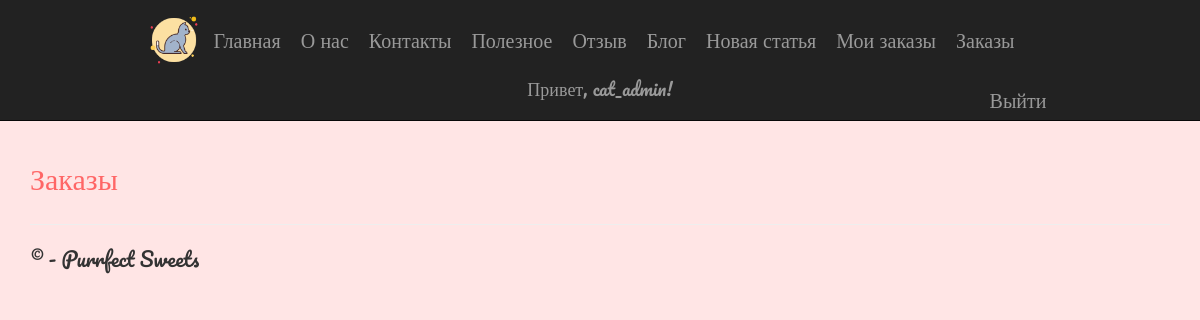
The page /manager_orders/ (signed in) on the database as committed earlier.
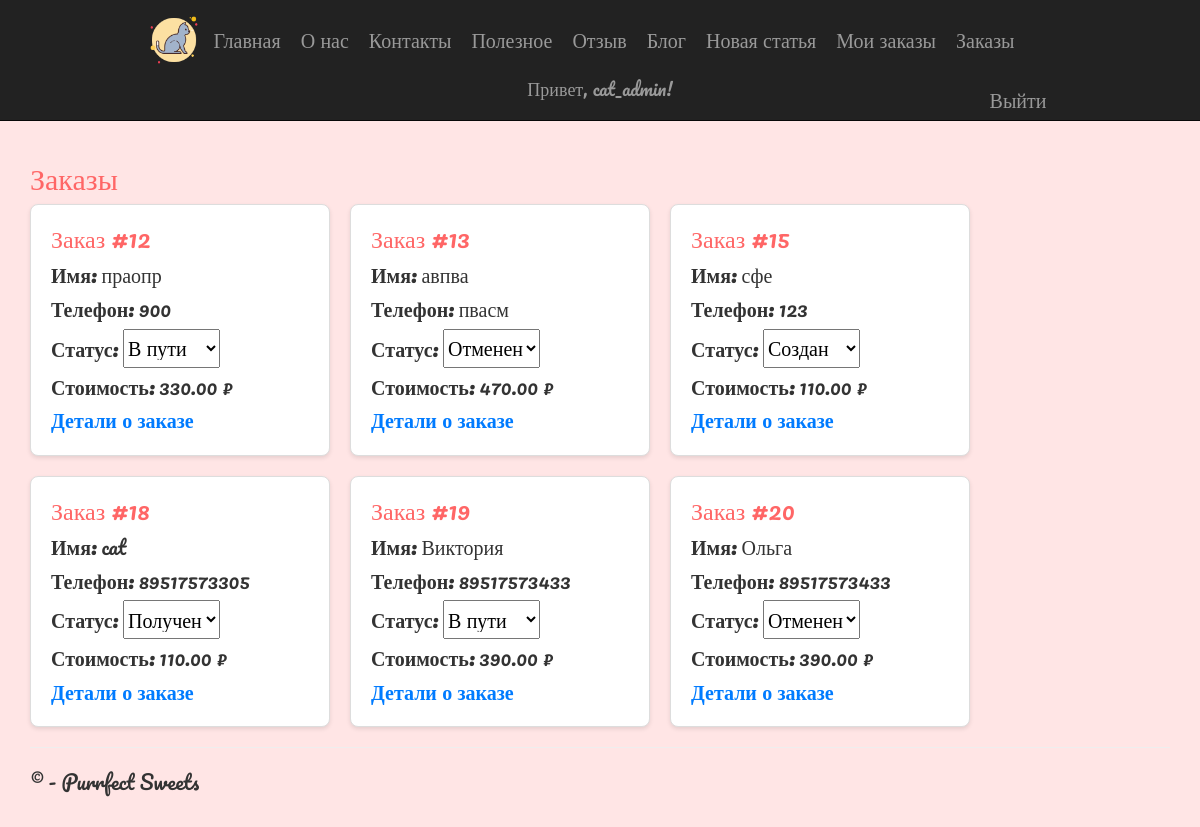
The same page on the database as committed later.
### app/models.py (models this page shows, shortened)
class Order(models.Model):
    STATUS_CHOICES = [
        ('created', 'Создан'),
        ('in_transit', 'В пути'),
        ('received', 'Получен'),
        ('cancelled', 'Отменен'),
    ]
    user = models.ForeignKey(User, on_delete=models.CASCADE, verbose_name="Пользователь")
    name = models.CharField(max_length=100, verbose_name="Имя")
    phone = models.CharField(max_length=15, verbose_name="Телефон")
    payment_method = models.CharField(max_length=10, choices=[('cash', 'Наличные'), ('card', 'Карта')], verbose_name="Способ оплаты")
    created_at = models.DateTimeField(auto_now_add=True, verbose_name="Дата создания")
    status = models.CharField(max_length=20, choices=STATUS_CHOICES, default='created', verbose_name="Статус заказа")
    total_amount = models.DecimalField(max_digits=10, decimal_places=2, verbose_name="Итоговая сумма")
    class Meta:
        verbose_name = "Заказ"
        verbose_name_plural = "Заказы"

### app/views.py (the view)
# urls.py: path('manager_orders/', views.manager_orders, name='manager_orders'),
@staff_member_required
def manager_orders(request):
    orders = Order.objects.all()
    return render(request, 'app/manager_orders.html', {'orders': orders})

### app/templates/app/manager_orders.html (shortened to what this page needs)
{% extends "app/layout.html" %}
{% block content %}
<h2>Заказы</h2>
<div class="orders-container">
    {% for order in orders %}
    <div class="order-card">
        <h3>Заказ #{{ order.id }}</h3>
        <p><strong>Имя:</strong> {{ order.name }}</p>
        <p><strong>Телефон:</strong> {{ order.phone }}</p>
        <p>
            <strong>Статус:</strong>
            <select class="status-select" data-order-id="{{ order.id }}">
                {% for status_choice in order.STATUS_CHOICES %}
                <option value="{{ status_choice.0 }}" {% if status_choice.0 == order.status %}selected{% endif %}>{{ status_choice.1 }}</option>
                {% endfor %}
            </select>
        </p>
        <p><strong>Стоимость:</strong> {{ order.total_amount }} ₽</p>
        <details>
            <summary>Детали о заказе</summary>
        </details>
    </div>
    {% endfor %}
</div>
{% endblock %}

### app/templates/app/layout.html (shortened to what this page needs)
<!DOCTYPE html>
<html>
<head>
    {% load static %}
    <link rel="stylesheet" type="text/css" href="{% static 'app/content/bootstrap.min.css' %}" />
    <link rel="stylesheet" type="text/css" href="{% static 'app/content/site.css' %}" />
</head>
<body>
    <div class="navbar navbar-inverse navbar-fixed-top">
        <div class="container-fluid">
            <div class="navbar-header">
                <a href="/" class="navbar-brand"> <img src="{% static 'app/content/logo.png' %}" alt="logo" /> </a>
            </div>
            <div class="navbar-collapse collapse">
                {% load custom_filters %}
                <ul class="nav navbar-nav">
                    <li><a href="{% url 'home' %}">Главная</a></li>
                    <li><a href="{% url 'about' %}">О нас</a></li>
                    <li><a href="{% url 'contact' %}">Контакты</a></li>
                    <li><a href="{% url 'links' %}">Полезное</a></li>
                    <li><a href="{% url 'anketa' %}">Отзыв</a></li>
                    <li><a href="{% url 'blog' %}">Блог</a></li>
                    {% if user.is_superuser %}
                    <li><a href="{% url 'newpost' %}">Новая статья</a></li>
                    {% endif %}
                    {% if  user.is_authenticated %}
                    <li><a href="{% url 'my_orders' %}">Мои заказы</a></li>
                    {% endif %}
                    {% if user.is_superuser or user|in_group:'Менеджер' %}
                    <li><a href="{% url 'manager_orders' %}">Заказы</a></li>
                    {% endif %}
                </ul>
                {% include 'app/loginpartial.html' %}
            </div>
        </div>
    </div>
    <div class="container body-content">
        {% block content %}{% endblock %}
        <hr />
        <footer>
            <p>&copy; {{ year }} - Purrfect Sweets</p>
        </footer>
    </div>
</body>
</html>

### app/templates/app/loginpartial.html (shortened to what this page needs)
﻿{% if user.is_authenticated %}
<form id="logoutForm" action="/logout/" method="post" class="navbar-right">
    <ul class="nav navbar-nav navbar-right">
        <li><a href="javascript:document.getElementById('logoutForm').submit()">Выйти</a></li>
    </ul>
</form>
<div class="navbar-center">
    <span class="navbar-brand"> Привет, {{ user.username }}!</span>
</div>
{% else %}
<ul class="nav navbar-nav navbar-right">
    <li><a href="{% url 'login' %}">Войти</a></li>
</ul>
{% endif %}

### app/static/app/content/site.css (style rules this page uses)
body { font-family: 'Pacifico', cursive; background-color: #FFE5E5; color: #333; margin: 0; padding: 0; padding-top: 80px; padding-bottom: 20px; font-size: 20px; }
h1, h2, h3, h4, h5, h6 { font-family: 'Pacifico', cursive; color: #FF6666 }
.body-content { padding-left: 15px; padding-right: 15px; }
input, select, textarea { max-width: 280px; }
.navbar { min-height: 80px; width: 100%; display: flex; justify-content: space-between; align-items: center; }
.navbar-brand { padding: 0; height: 80px; display: flex; align-items: center; }
.navbar-brand img { height: auto; max-height: 60px; display: inline-block; }
.navbar-nav > li > a { padding-top: 30px; padding-bottom: 10px; padding-left: 10px; padding-right: 10px; }
.navbar-fixed-top { position: sticky; top: 0; margin-top: -80px; }
.navbar-center { position: absolute; left: 50%; transform: translateX(-50%); display: flex; align-items: center; height: 100%; }
.navbar-center .navbar-brand { margin: 0; padding: 0; display: flex; align-items: center; }
:root { --primary: #ff9ecd; --secondary: #ffd6e7; --accent: #ff7bac; --text: #4a4a4a; }
.orders-container { display: flex; flex-wrap: wrap; gap: 20px; }
.order-card { border: 1px solid #ddd; border-radius: 8px; padding: 20px; width: 300px; box-shadow: 0 2px 4px rgba(0, 0, 0, 0.1); background-color: #fff; }
.order-card h3 { margin-top: 0; }
.order-card p { margin: 5px 0; }
details summary { cursor: pointer; font-weight: bold; color: #007bff; }

Rows that differ between the two databases and show on the page:
added Order: id "12", name "праопр", phone "900", status+id "В пути", total_amount "330.00"
added Order: id "13", name "авпва", phone "пвасм", status+id "Отменен", total_amount "470.00"
added Order: id "15", name "сфе", phone "123", status+id "Создан", total_amount "110.00"
added Order: id "18", name "cat", phone "89517573305", status+id "Получен", total_amount "110.00"
added Order: id "19", name "Виктория", phone "89517573433", status+id "В пути", total_amount "390.00"
added Order: id "20", name "Ольга", phone "89517573433", status+id "Отменен", total_amount "390.00"
